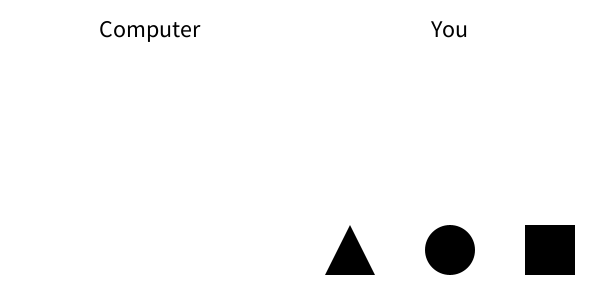
Frame 1 (no input)
Frame 60 (the mouse pressed at the canvas centre just before this capture): identical to frame 1, image omitted
Frame 120 (the mouse held since frame 60 and released just before this capture): identical to frame 1, image omitted

The Processing sketch that drew this single still picture (run headless with seeded random() and noise(); from frame 60 on, the mouse is pressed at the canvas centre):

// Processing sketch: circle_square_triangle
// ── circle_square_triangle.pde
/*  
 circle_square_triangle
 Game Building Blocks for Processing
 (c) 2013 Brad Tober [http://www.bradtober.com]
 Licensed under The MIT License
 */

boolean selectShapeMode = true;                            // whether selectShape mode is active or not (when a player selects a shape)
boolean resultsMode = false;                               // whether results mode is active or not (when a winner is determined and displayed)
boolean playerTri, playerCircle, playerSquare = false;     // the three shapes the player can choose
int compShape;                                             // shape the computer chooses randomly
boolean compTri, compCircle, compSquare = false;           // the three shapes the computer can choose
boolean compWins, playerWins, drawGame = false;            // the three possible game outcomes
int startTime;                                             // timer for restarting the game once a winner has been displayed
int restartTime = 2000;                                    // amount of time in milliseconds to delay before restarting the game

void setup() {
  size(600, 300);
  smooth();
  noStroke();
  println("Triangle beats circle, circle beats square, and square beats triangle. After you choose a shape, the computer's selection (as well as the winner) will be revealed!");
}

void draw() {
  background(255);
  fill(0);
  textSize(24);
  textAlign(CENTER);
  text("Computer", 0, 20, 300, 300);
  text("You", 300, 20, 300, 300);
  if (selectShapeMode) {                                   // if selectShape mode is active, draw the shapes the player can select
    triangle(350, 225, 325, 275, 375, 275);
    ellipse(450, 250, 50, 50);
    rect(525, 225, 50, 50);
  }
  if (resultsMode) {                                       // if results mode is active
    if (compTri) {                                         // if the computer chose a triangle
      triangle(150, 100, 100, 200, 200, 200);              // draw a triangle
    }
    if (compCircle) {                                      // if the computer chose a circle
      ellipse(150, 150, 100, 100);                         // draw a circle
    }
    if (compSquare) {                                      // if the computer chose a square
      rect(100, 100, 100, 100);                            // draw a square
    }
    if (playerTri) {                                       // if the player chose a triangle
      triangle(450, 100, 400, 200, 500, 200);              // draw a triangle
    }
    if (playerCircle) {                                    // if the player chose a circle
      ellipse(450, 150, 100, 100);                         // draw a circle
    }
    if (playerSquare) {                                    // if the player chose a square
      rect(400, 100, 100, 100);                            // draw a square
    }
    if (compWins) {                                        // display if the computer wins
      text("WINNER!", 0, 240, 300, 300);
    } 
    else if (playerWins) {                                 // display if the player wins
      text("WINNER!", 300, 240, 300, 300);
    } 
    else if (drawGame) {                                   // display if nobody wins
      text("DRAW!", 0, 240, 600, 300);
    }
    if ((millis() - startTime) > restartTime) {            // once the timer has ended, reset all of the variables to start the game again
      compWins = false;
      playerWins = false;
      drawGame = false;
      playerTri = false;
      playerCircle = false;
      playerSquare = false;
      compTri = false;
      compCircle = false;
      compSquare = false;
      resultsMode = false;
      selectShapeMode = true;
    }
  }
}

void mousePressed() {                                      // when the mouse button is pressed
  if (selectShapeMode) {                                   // if selectShape mode is currently active
    if (mouseY > 225 && mouseY < 275) {                    // if the mouse pointer y-coordinate is greater than 225 and less than 275
      if (mouseX > 325 && mouseX < 400) {                  // if the mouse pointer x-coordinate is greater than 325 and less than 400
        playerTri = true;                                  // the player chooses triangle
      }
      if (mouseX > 400 && mouseX < 500) {                  // if the mouse pointer x-coordinate is greater than 400 and less than 500
        playerCircle = true;                               // the player chooses circle
      }
      if (mouseX > 500 && mouseX < 575) {                  // if the mouse pointer x-coordinate is greater than 500 and less than 575
        playerSquare = true;                               // the player chooses square
      }
      if (mouseX > 325 && mouseX < 575) {                  // if the mouse pointer x-coordinate is greater than 325 and less than 575, meaning the player selected one of the three shapes
        selectShapeMode = false;                           // deactivate selectShape mode
        resultsMode = true;                                // activate results mode
        compShape = round(random(.5, 3.49));               // a random number determines the computer's shape
        if (compShape == 1) {                              // if the random number is 1
          compTri = true;                                  // the computer chooses triangle
        } 
        else if (compShape == 2) {                         // if the random number is 2
          compCircle = true;                               // the computer chooses circle
        } 
        else if (compShape == 3) {                         // if the random number is 3
          compSquare = true;                               // the computer chooses square
        }
        if (compTri && playerCircle) {                     // if the computer chooses triangle and the player chooses circle
          compWins = true;                                 // computer wins
        } 
        else if (compTri && playerSquare) {                // if the computer chooses triangle and the player chooses square
          playerWins = true;                               // player wins
        } 
        else if (compCircle && playerTri) {                // if the computer chooses circle and the player chooses triangle
          playerWins = true;                               // player wins
        } 
        else if (compCircle && playerSquare) {             // if the computer chooses circle and the player chooses square
          compWins = true;                                 // computer wins
        } 
        else if (compSquare && playerTri) {                // if the computer chooses square and the player chooses triangle
          compWins = true;                                 // computer wins
        } 
        else if (compSquare && playerCircle) {             // if the computer chooses square and the player chooses circle
          playerWins = true;                               // player wins
        } 
        else {                                             // the game is a draw (both the player and computer choose the same shape)
          drawGame = true;
        }
        startTime = millis();                              // start the timer to restart the game
      }
    }
  }
}
